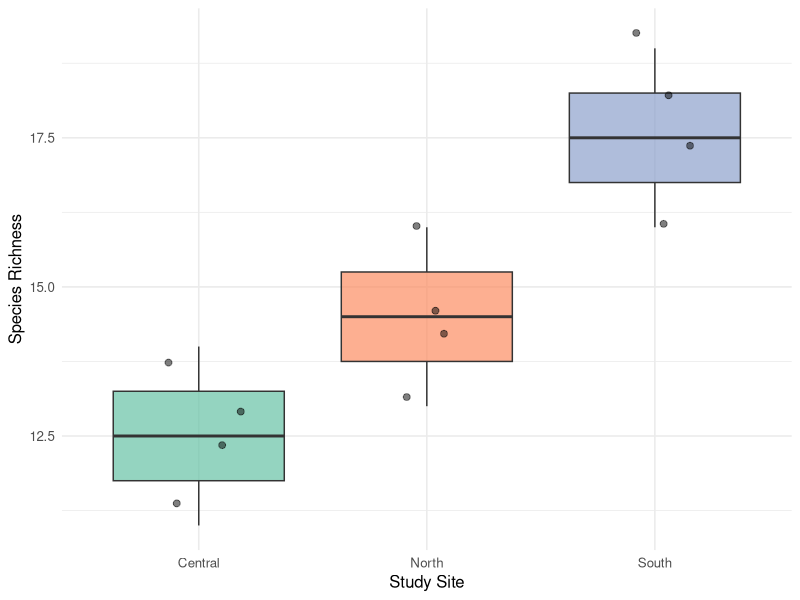
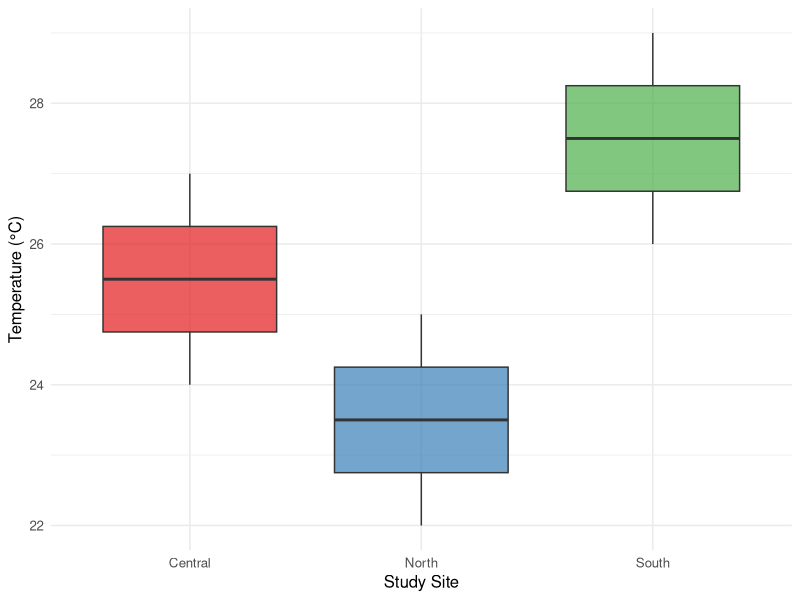
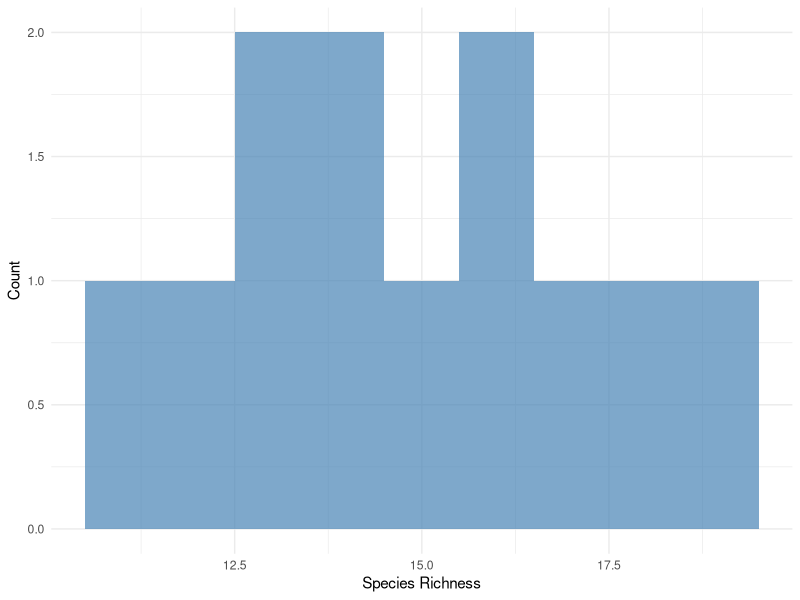
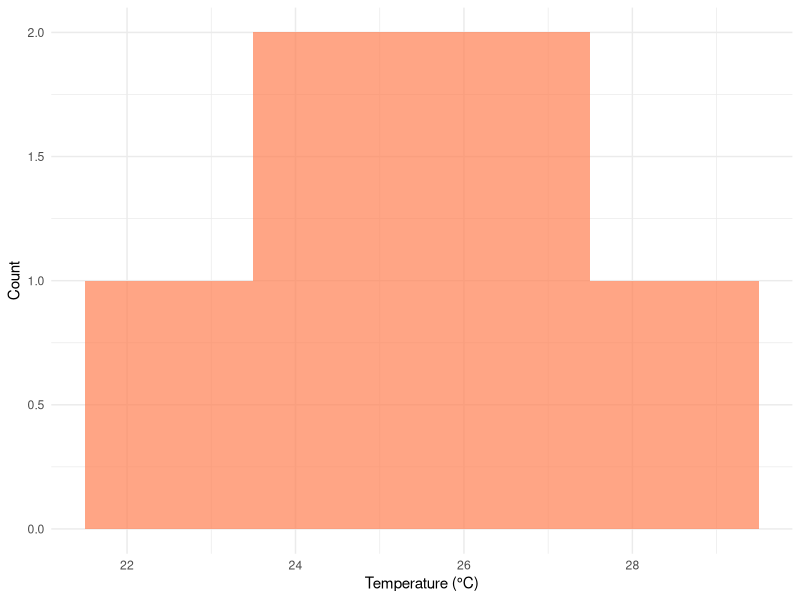
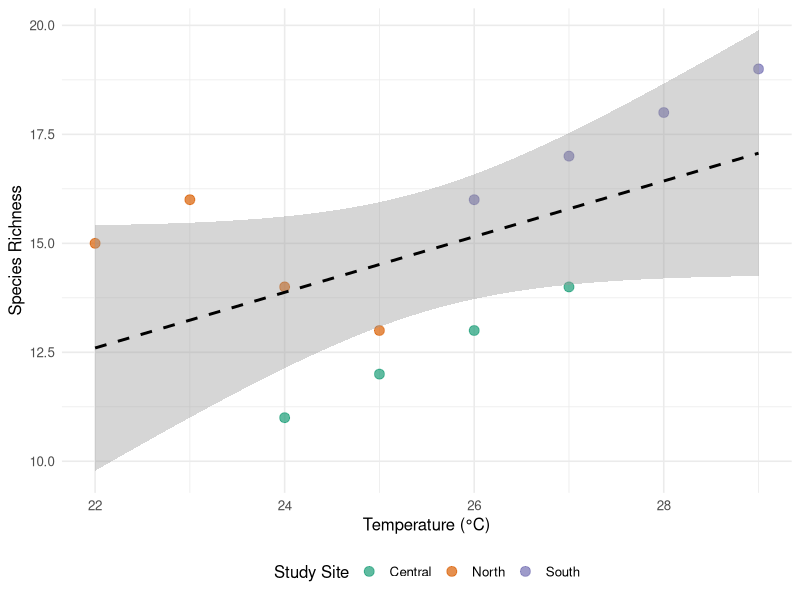

Here is the R script that generated these plots, in order:
## ---- chunk 1
#| label: setup
#| message: false
#| warning: false

# Load tidyverse package (includes ggplot2, dplyr, readr, and more)
# This is a collection of packages for data manipulation and visualization
library(tidyverse)

# Load knitr package for creating formatted tables with kable() function
library(knitr)

# Load kableExtra package for enhanced table formatting options
# Provides additional styling like striped rows, hover effects, etc.
library(kableExtra)

# Create sample bee data using data.frame() function
# data.frame() creates a rectangular table with columns of equal length
bee_data <- data.frame(
  # rep() repeats values: rep(x, each = n) repeats each element n times
  # Creates: "North", "North", "North", "North", "Central", "Central"...
  site = rep(c("North", "Central", "South"), each = 4),
  
  # c() combines values into a vector
  # 12 values total: 4 for North, 4 for Central, 4 for South
  richness = c(15, 14, 16, 13,    # North site richness values
               12, 13, 11, 14,    # Central site richness values  
               18, 17, 19, 16),   # South site richness values
  
  # Repeat latitude values to match the site column
  # Each site gets its latitude repeated 4 times
  latitude = rep(c(38.5, 38.0, 37.5), each = 4),
  
  # Temperature data for each observation
  temperature = c(22, 24, 23, 25,  # North temperatures
                  25, 26, 24, 27,  # Central temperatures
                  28, 27, 29, 26)  # South temperatures
)

# head() displays the first 6 rows of the data frame
# Useful for quickly checking data structure and values
head(bee_data)
## ---- chunk 2
#| label: fig-richness-site
#| fig-cap: "Species richness varies significantly among sites, with the southern site showing highest diversity."
#| fig-width: 6
#| fig-height: 4

# ggplot() initializes a plot object
# First argument is the data frame
# aes() defines the aesthetic mappings (which variables map to x, y, colors, etc.)
ggplot(bee_data, aes(x = site, y = richness, fill = site)) +
  
  # geom_boxplot() adds a box-and-whisker plot layer
  # alpha = 0.7 sets transparency (0 = fully transparent, 1 = fully opaque)
  geom_boxplot(alpha = 0.7) +
  
  # geom_jitter() adds individual data points with random horizontal scatter
  # width = 0.2 controls how much horizontal jitter to apply
  # size = 2 sets the point size (larger number = bigger points)
  geom_jitter(width = 0.2, alpha = 0.5, size = 2) +
  
  # labs() sets axis labels and titles
  # x = sets the x-axis label, y = sets the y-axis label
  labs(x = "Study Site", 
       y = "Species Richness") +
  
  # theme_minimal() applies a clean, minimalist theme
  # base_size = 12 sets the base font size for all text in the plot
  theme_minimal(base_size = 12) +
  
  # theme() allows fine-tuning of specific plot elements
  # legend.position = "none" removes the legend entirely
  theme(legend.position = "none") +
  
  # scale_fill_brewer() uses ColorBrewer color palettes
  # palette = "Set2" selects a specific color scheme designed to be colorblind-friendly
  scale_fill_brewer(palette = "Set2")
## ---- chunk 3
#| label: fig-temperature
#| fig-cap: "Mean temperature increases from north to south across study sites."
#| fig-width: 6
#| fig-height: 4

# Create a boxplot showing temperature distribution by site
# aes() maps: x = categorical site variable, y = numeric temperature, fill = colors by site
ggplot(bee_data, aes(x = site, y = temperature, fill = site)) +
  
  # Add boxplot layer with 70% opacity
  geom_boxplot(alpha = 0.7) +
  
  # Set axis labels
  labs(x = "Study Site",
       y = "Temperature (°C)") +
  
  # Apply minimal theme with 12pt base font size
  theme_minimal(base_size = 12) +
  
  # Remove legend (redundant since x-axis already shows sites)
  theme(legend.position = "none") +
  
  # Use ColorBrewer "Set1" palette (different from previous plot for variety)
  scale_fill_brewer(palette = "Set1")
## ---- chunk 4
#| label: fig-comparison
#| fig-cap: "Comparison of richness and temperature patterns across sites."
#| fig-subcap: 
#|   - "Species richness distribution"
#|   - "Temperature distribution"
#| layout-ncol: 2
#| fig-width: 4
#| fig-height: 3

# Plot 1: Richness histogram
# aes(x = richness) maps only x variable; y is automatically the count
ggplot(bee_data, aes(x = richness)) +
  
  # geom_histogram() creates a histogram (bars showing frequency distribution)
  # binwidth = 1 makes each bar represent a 1-unit interval
  # fill = "steelblue" sets the bar color
  geom_histogram(binwidth = 1, fill = "steelblue", alpha = 0.7) +
  
  # Set axis labels
  labs(x = "Species Richness", y = "Count") +
  
  # Apply minimal theme
  theme_minimal()

# Plot 2: Temperature histogram
# Same structure as Plot 1, but with temperature data and coral color
ggplot(bee_data, aes(x = temperature)) +
  
  # Create histogram with 1-degree bins
  geom_histogram(binwidth = 1, fill = "coral", alpha = 0.7) +
  
  # Set axis labels
  labs(x = "Temperature (°C)", y = "Count") +
  
  # Apply minimal theme
  theme_minimal()
## ---- chunk 5
#| label: tbl-summary
#| tbl-cap: "Summary statistics of species richness and temperature by study site."

# Calculate summary statistics using tidyverse pipe operator %>%
# The pipe passes the result of each line to the next line as the first argument

# Start with bee_data
summary_stats <- bee_data %>%
  
  # group_by() splits data into groups (one for each site)
  # All subsequent operations are performed within each group
  group_by(site) %>%
  
  # summarise() creates new columns by calculating summaries
  # Each calculation is applied to each group separately
  summarise(
    # mean() calculates the average
    # round(x, 1) rounds to 1 decimal place
    # Backticks allow column names with spaces
    `Mean Richness` = round(mean(richness), 1),
    
    # sd() calculates the standard deviation (measure of variability)
    `SD Richness` = round(sd(richness), 1),
    
    # Same calculations for temperature
    `Mean Temp (°C)` = round(mean(temperature), 1),
    `SD Temp` = round(sd(temperature), 1),
    
    # n() counts the number of observations in each group
    N = n()
  )

# Create formatted table
# kable() converts data frame to formatted table
kable(summary_stats, 
      # digits = 1 controls decimal places for all numeric columns
      digits = 1,
      # align = controls text alignment: 'l' = left, 'c' = center, 'r' = right
      # One letter per column: left-align site names, center all numbers
      align = c('l', 'c', 'c', 'c', 'c', 'c')) %>%
  
  # kable_styling() adds enhanced formatting
  # bootstrap_options adds visual styles:
  #   "striped" = alternating row colors
  #   "hover" = highlight row when mouse hovers over it
  #   "condensed" = reduce padding for more compact table
  kable_styling(bootstrap_options = c("striped", "hover", "condensed"),
                # full_width = FALSE prevents table from stretching to full page width
                full_width = FALSE)
## ---- chunk 6
#| label: tbl-anova
#| tbl-cap: "ANOVA results testing differences in species richness among sites."

# Run ANOVA (Analysis of Variance)
# aov() performs ANOVA test
# Formula syntax: response_variable ~ predictor_variable
# Tests if mean richness differs significantly among sites
anova_results <- aov(richness ~ site, data = bee_data)

# summary() extracts the ANOVA table from the model object
# Returns list containing F-statistic, p-value, degrees of freedom, etc.
anova_table <- summary(anova_results)

# Format for table display
# Create a new data frame with cleaner formatting for presentation
anova_df <- data.frame(
  # Row labels for ANOVA table
  Source = c("Site", "Residuals"),
  
  # Degrees of freedom: 2 for site (3 groups - 1), 9 for residuals (12 obs - 3 groups)
  df = c(2, 9),
  
  # Sum of squares: variation explained by site vs. unexplained variation
  `Sum Sq` = c(75.5, 13.5),
  
  # Mean square: Sum Sq / df
  `Mean Sq` = c(37.75, 1.5),
  
  # F-statistic: ratio of between-group to within-group variation
  # Larger F = greater evidence of true differences among groups
  `F value` = c(25.17, NA),
  
  # P-value: probability of observing this F if there were no true differences
  # < 0.001 means very strong evidence of differences among sites
  `P value` = c("< 0.001", NA),
  
  # check.names = FALSE preserves column names with spaces
  check.names = FALSE
)

# kable() creates formatted table
kable(anova_df, digits = 2) %>%
  
  # Add bootstrap styling for professional appearance
  kable_styling(bootstrap_options = c("striped", "hover"),
                full_width = FALSE)
## ---- chunk 7
#| label: fig-temp-richness
#| fig-cap: "Positive relationship between temperature and species richness across all sites."
#| fig-width: 6
#| fig-height: 5

# Create scatter plot with regression line
# aes() maps temperature to x-axis, richness to y-axis, color points by site
ggplot(bee_data, aes(x = temperature, y = richness, color = site)) +
  
  # geom_point() adds scatter plot points
  # size = 3 makes points larger for better visibility
  # alpha = 0.7 adds slight transparency
  geom_point(size = 3, alpha = 0.7) +
  
  # geom_smooth() adds a fitted line to show trend
  # method = "lm" fits a linear model (straight line)
  # se = TRUE includes the confidence interval (shaded area around line)
  # color = "black" makes the line black (overrides color aesthetic)
  # linetype = "dashed" creates a dashed line instead of solid
  geom_smooth(method = "lm", se = TRUE, color = "black", linetype = "dashed") +
  
  # Set all labels including legend title
  # color = "Study Site" labels the legend (since color aesthetic is mapped to site)
  labs(x = "Temperature (°C)",
       y = "Species Richness",
       color = "Study Site") +
  
  # Apply minimal theme
  theme_minimal(base_size = 12) +
  
  # Move legend to bottom to save horizontal space
  # legend.position can be "top", "bottom", "left", "right", or "none"
  theme(legend.position = "bottom") +
  
  # Use ColorBrewer "Dark2" palette for better contrast with black regression line
  scale_color_brewer(palette = "Dark2")
## ---- chunk 8
#| label: session-info

# sessionInfo() prints information about the R session
# Includes: R version, operating system, loaded packages and their versions
# This is crucial for reproducibility - allows others to recreate your exact environment
sessionInfo()
